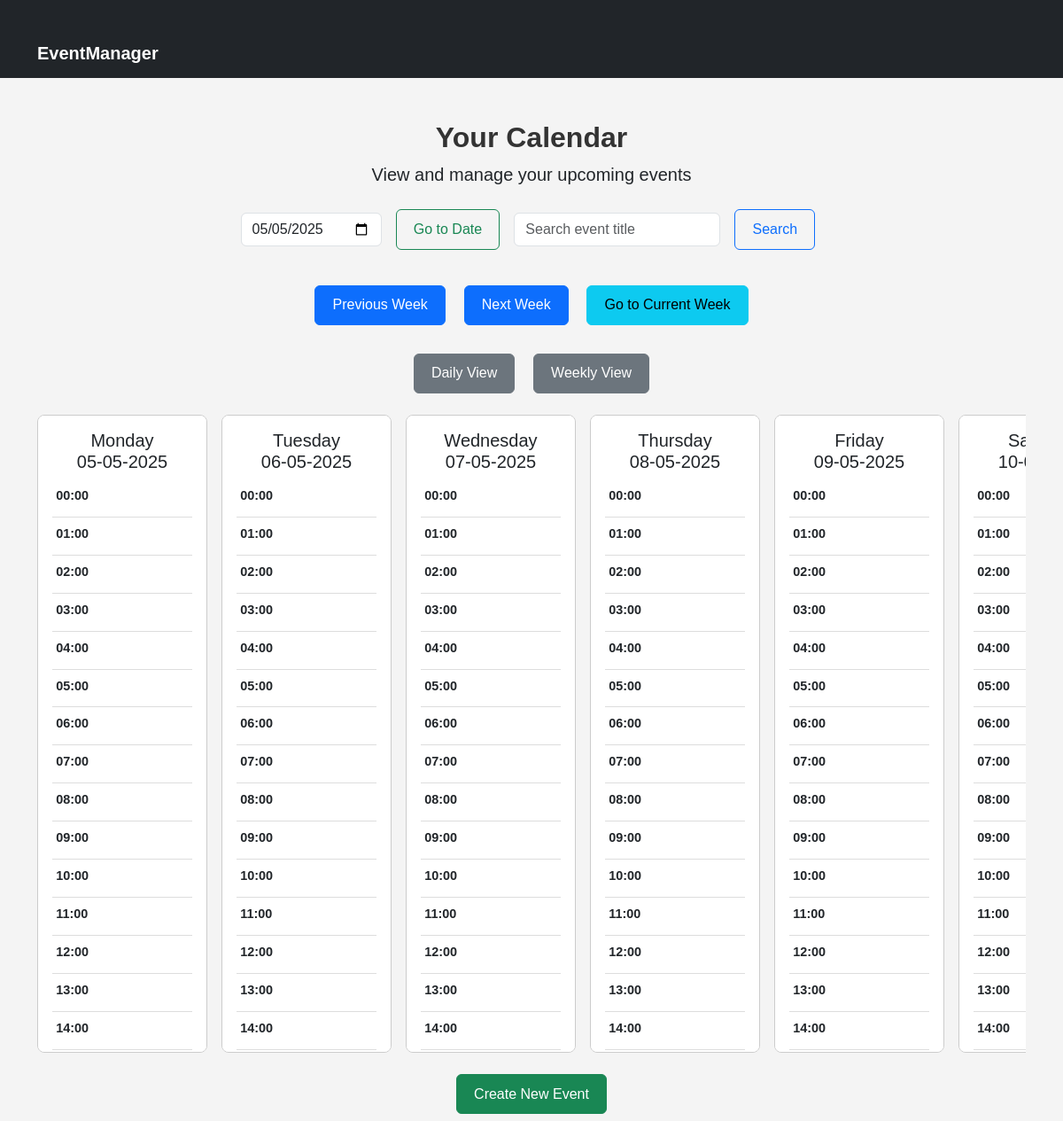
The app's page /events (signed in), older data.
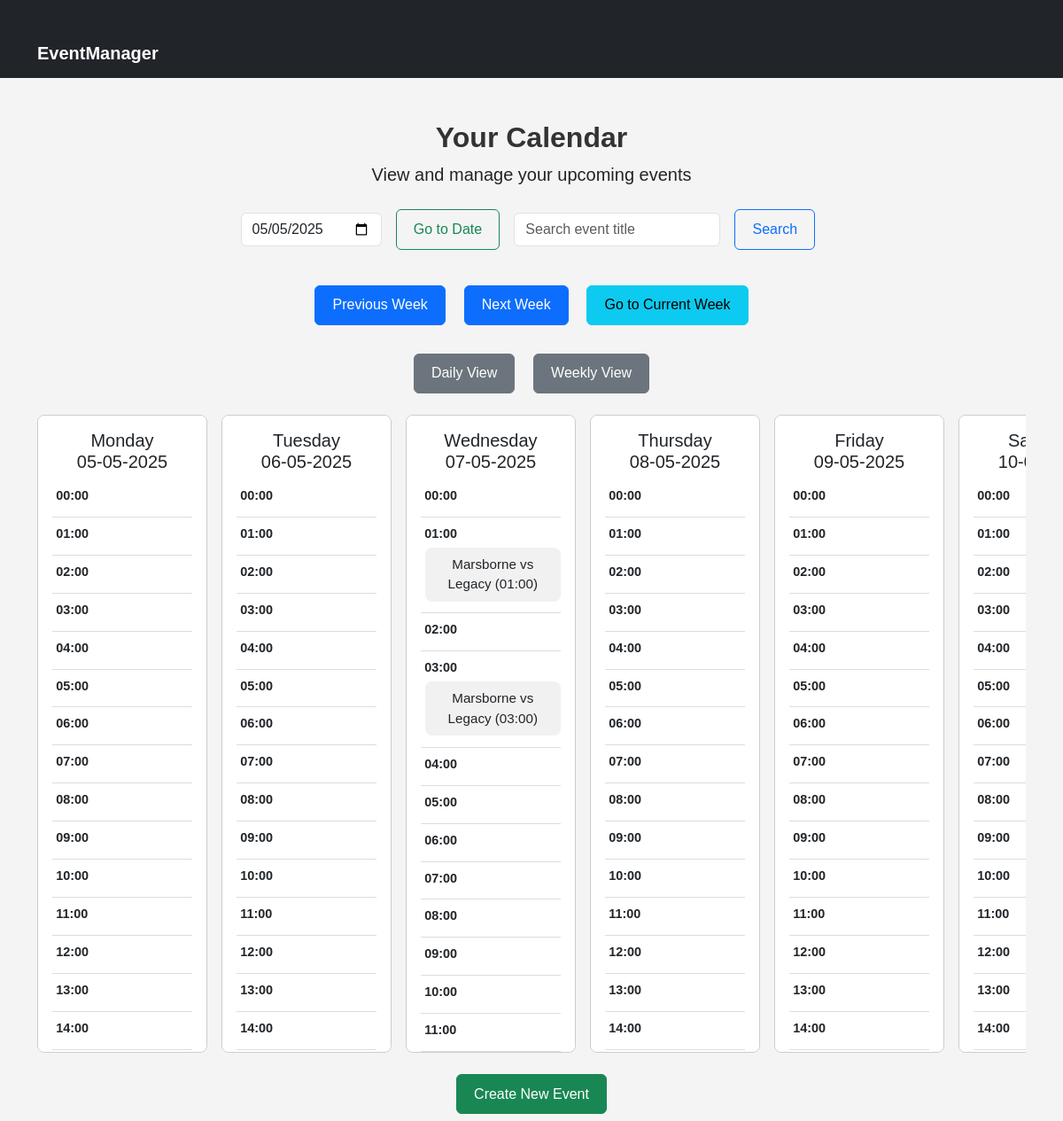
The same page, newer data.
### main.py (models this page shows)
class Event(db.Model):
    id = db.Column(db.Integer, primary_key=True)
    title = db.Column(db.String(100), nullable=False)
    date = db.Column(db.String(10), nullable=False)
    time = db.Column(db.String(5), nullable=False)
    description = db.Column(db.String(255), nullable=True)
    location = db.Column(db.String(255), nullable=True)
    user_id = db.Column(db.Integer, db.ForeignKey('user.id'), nullable=False)
    user = db.relationship('User', backref=db.backref('events', lazy=True))

### main.py (the view, shortened to what this page needs)
@app.route('/events', methods=['GET'])
def events():
    today = datetime.today()
    view = request.args.get('view', 'weekly')
    direction = request.args.get('direction', 'current')
    jump_to_date = request.args.get('jump_to_date')
    search_event = request.args.get('search_event')
    if 'current_day' in session:
        try:
            current_day = datetime.strptime(session['current_day'], '%d.%m.%Y')
        except ValueError:
            current_day = today
    else:
        current_day = today
    if view == 'weekly':
        if jump_to_date:
            start_of_week = current_day - timedelta(days=current_day.weekday())
            end_of_week = start_of_week + timedelta(days=6)
        else:
            start_of_week = session.get('start_of_week')
            end_of_week = session.get('end_of_week')
            if not start_of_week or not end_of_week:
                start_of_week = current_day - timedelta(days=current_day.weekday())
                end_of_week = start_of_week + timedelta(days=6)
            if isinstance(start_of_week, str):
                start_of_week = datetime.strptime(start_of_week, '%d.%m.%Y')
            if isinstance(end_of_week, str):
                end_of_week = datetime.strptime(end_of_week, '%d.%m.%Y')
            if direction == 'prev':
                start_of_week -= timedelta(weeks=1)
                end_of_week -= timedelta(weeks=1)
                current_day = start_of_week
            elif direction == 'next':
                start_of_week += timedelta(weeks=1)
                end_of_week += timedelta(weeks=1)
                current_day = start_of_week
            elif direction == 'current':
                start_of_week = today - timedelta(days=today.weekday())
                end_of_week = start_of_week + timedelta(days=6)
                current_day = today
        session['start_of_week'] = start_of_week.strftime('%d.%m.%Y')
        session['end_of_week'] = end_of_week.strftime('%d.%m.%Y')
        session['current_day'] = current_day.strftime('%d.%m.%Y')
        week_days = []
        for i in range(7):
            day = start_of_week + timedelta(days=i)
            day_events = Event.query.filter_by(
                user_id=session['user_id']
            ).filter(Event.date == day.strftime('%Y-%m-%d')).all()
            week_days.append({
                'name': day.strftime('%A'),
                'date': day.strftime('%d-%m-%Y'),
                'events': day_events
            })
        return render_template(
            'events.html',
            week_days=week_days,
            view=view,
            current_date=current_day.strftime('%d.%m.%Y'),
            start_of_week=start_of_week.strftime('%d.%m.%Y'),
            end_of_week=end_of_week.strftime('%d.%m.%Y'),
            preset=start_of_week.strftime('%Y-%m-%d')
        )

### templates/events.html (shortened to what this page needs)
{% extends "base.html" %}
{% block content %}
<div class="text-center">
    <h2 class="fw-bold">Your Calendar</h2>
    <p class="lead">View and manage your upcoming events</p>
    <form method="GET" action="{{ url_for('events') }}" class="mb-4 d-flex justify-content-center align-items-center gap-2 flex-wrap">
        <input type="date" name="jump_to_date" class="form-control w-auto" value="{{ preset }}" required>
        <button type="submit" class="btn btn-outline-success">Go to Date</button>
        <input type="text" name="search_event" class="form-control w-auto" placeholder="Search event title">
        <button type="submit" class="btn btn-outline-primary">Search</button>
    </form>
    <div class="mb-3">
        <a href="{{ url_for('events', direction='prev', view=view) }}" class="btn btn-primary">Previous Week</a>
        <a href="{{ url_for('events', direction='next', view=view) }}" class="btn btn-primary">Next Week</a>
        <a href="{{ url_for('events', direction='current', view=view) }}" class="btn btn-info">Go to Current Week</a>
    </div>
    <div class="mb-3">
        <a href="{{ url_for('events', view='daily', direction='current') }}" class="btn btn-secondary">Daily View</a>
        <a href="{{ url_for('events', view='weekly', direction='current') }}" class="btn btn-secondary">Weekly View</a>
    </div>
    {% if view == 'weekly' %}
    <div class="d-flex justify-content-center">
        <div class="calendar-week">
            {% for day in week_days %}
            <div class="calendar-day col">
                <h5 class="text-center">{{ day.name }}<br>{{ day.date }}</h5>
                <div class="calendar-day-content">
                    {% for hour in range(24) %}
                    <div class="time-slot">
                        <div class="time-label">{{ '{:02d}:00'.format(hour) }}</div>
                        {% for event in day.events %}
                            {% set event_hour = event.time.split(":")[0]|int %}
                            {% set event_minute = event.time.split(":")[1]|int %}
                            {% if event_hour == hour %}
                            <div class="event" onclick="showEventModal('{{ event.id }}')">
                                <span>{{ event.title }} ({{ event.time }})</span>
                            </div>
                            {% endif %}
                        {% endfor %}
                    </div>
                    {% endfor %}
                </div>
            </div>
            {% endfor %}
        </div>
    </div>
    {% endif %}
    <a href="{{ url_for('Create_Event') }}" class="btn btn-success mt-4">Create New Event</a>
</div>
{% endblock %}

### templates/base.html (shortened to what this page needs)
<!DOCTYPE html>
<html lang="en">
<head>
    <link rel="stylesheet" href="https://cdn.jsdelivr.net/npm/bootstrap@5.3.0/dist/css/bootstrap.min.css">
    <link rel="stylesheet" href="{{ url_for('static', filename='style.css') }}">
</head>
<body>
    <nav class="navbar navbar-expand-lg navbar-dark bg-dark">
        <div class="container">
            <a class="navbar-brand" href="{{ url_for('home') }}">EventManager</a>
        </div>
    </nav>
    <div class="container mt-5">
        {% block content %}{% endblock %}
    </div>
</body>
</html>

### static/style.css (style rules this page uses)
body { background-color: #f4f4f4; font-family: Arial, sans-serif; }
h2 { color: #333; }
button { font-size: 1.125em; border-radius: 0.3125em; }
.navbar { margin-bottom: 2em; }
.navbar-brand { font-weight: bold; }
.container { margin-top: 2em; }
.event { background-color: #f1f1f1; padding: 0.5em; border-radius: 0.3125em; font-size: 0.75em; }

### templates/events.html (style rules this page uses)
.calendar-week { display: grid; grid-template-columns: repeat(7, 1fr); gap: 1rem; justify-items: center; width: 100%; overflow-x: auto; }
.calendar-day { border: 1px solid #ccc; border-radius: 0.5em; padding: 1em; height: 100%; max-height: 90vh; overflow-y: auto; width: 100%; min-width: 12em; flex-shrink: 0; background-color: #fff; }
.time-slot { border-bottom: 1px solid #ddd; padding: 0.5em 0; }
.time-label { font-weight: bold; margin-bottom: 0.3em; text-align: left; padding-left: 0.3em; font-size: 0.9rem; }
.event { background-color: #f1f1f1; padding: 0.5em 0.75em; border-radius: 0.5em; margin: 0.3em 0 0.3em 0.3em; word-break: break-word; white-space: normal; overflow-wrap: break-word; cursor: pointer; font-size: 0.95rem; }
.btn { margin: 0.5em; padding: 0.6em 1.2em; font-size: 1rem; }

Row changes from the older to the newer data that the page shows:
added Event: title "Marsborne vs Legacy", time "01:00"
added Event: title "Marsborne vs Legacy", time "03:00"
Text that changed along with them:
list line gone: "12:00 13:00 14:00"
